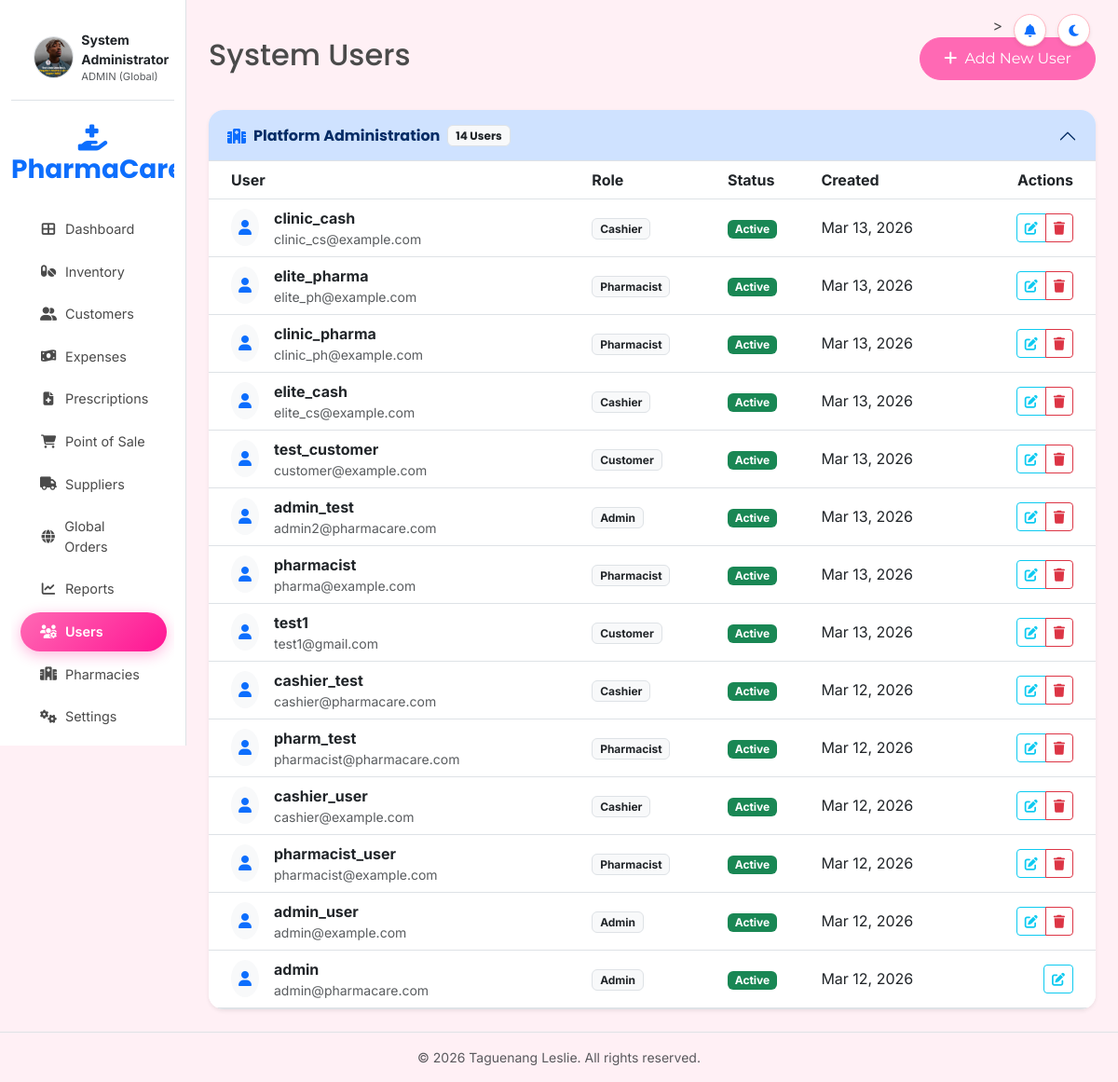
/users.php (signed in), run on the app's committed database.
### tables this page shows
CREATE TABLE IF NOT EXISTS users (
    id INT PRIMARY KEY AUTO_INCREMENT,
    username VARCHAR(50) UNIQUE NOT NULL,
    email VARCHAR(100) UNIQUE NOT NULL,
    password_hash VARCHAR(255) NOT NULL,
    role ENUM('admin', 'pharmacist', 'cashier', 'customer') NOT NULL,
    full_name VARCHAR(100),
    avatar VARCHAR(255),
    pharmacy_id INT,  
    created_at TIMESTAMP DEFAULT CURRENT_TIMESTAMP,
    last_login TIMESTAMP NULL,
    is_active BOOLEAN DEFAULT TRUE,
    last_notif_dismissal TIMESTAMP NULL DEFAULT NULL,
    FOREIGN KEY (pharmacy_id) REFERENCES pharmacies(id) ON DELETE SET NULL
);

### users.php (the view, shortened to what this page needs)
<?php
require_once 'includes/config/database.php';
require_once 'includes/functions/helpers.php';
try {
    $pharmacy_id = $_SESSION['pharmacy_id'];
    if ($pharmacy_id) {
        $stmt = $pdo->prepare("
            SELECT DISTINCT u.*, p.name as pharmacy_name
            FROM users u
            LEFT JOIN pharmacies p ON u.pharmacy_id = p.id
            LEFT JOIN prescriptions rx ON u.id = rx.user_id AND rx.pharmacy_id = ?
            WHERE u.pharmacy_id = ?
               OR (u.role = 'customer' AND rx.id IS NOT NULL)
            ORDER BY u.created_at DESC
        ");
        $stmt->execute([$pharmacy_id, $pharmacy_id]);
    } else {
        $stmt = $pdo->query("SELECT u.*, p.name as pharmacy_name FROM users u LEFT JOIN pharmacies p ON u.pharmacy_id = p.id ORDER BY p.name ASC, u.created_at DESC");
    }
    $users = $stmt->fetchAll();
} catch (PDOException $e) {
    $users = [];
    $all_pharmacies = [];
    $error = "Database error: " . $e->getMessage();
}
include 'includes/templates/header.php';
?>
<div class="d-flex justify-content-between flex-wrap flex-md-nowrap align-items-center pt-3 pb-2 mb-4">
    <h1 class="h2">System Users</h1>
    <div class="btn-toolbar mb-2 mb-md-0">
        <button type="button" class="btn btn-primary" data-bs-toggle="modal" data-bs-target="#userModal">
            <i class="fas fa-plus me-1"></i> Add New User
        </button>
    </div>
</div>
<?php
$grouped_users = [];
$my_pharma = $_SESSION['pharmacy_id'] ?? null;
if (!$my_pharma) {
    foreach ($users as $u) {
        $ph_key = $u['pharmacy_name'] ?: 'Platform Administration';
        $grouped_users[$ph_key][] = $u;
    }
}
?>
<?php if (!$my_pharma): ?>
<div class="accordion border-0 shadow-sm rounded-4 overflow-hidden" id="usersAccordion">
    <?php if (empty($grouped_users)): ?>
        <div class="card border-0 p-5 text-center text-muted">No users found in the system.</div>
    <?php else:
        $uidx = 0;
        foreach ($grouped_users as $ph_name => $items):
            $uidx++;
            $uacc_id = "userCollapse" . $uidx;
    ?>
    <div class="accordion-item border-0 border-bottom">
        <h2 class="accordion-header">
            <button class="accordion-button <?php echo ($uidx > 1) ? 'collapsed' : ''; ?> fw-bold py-3" type="button" data-bs-toggle="collapse" data-bs-target="#<?php echo $uacc_id; ?>">
                <i class="fas fa-hospital me-2 text-primary"></i> <?php echo $ph_name; ?>
                <span class="badge bg-light text-dark border ms-2"><?php echo count($items); ?> Users</span>
            </button>
        </h2>
        <div id="<?php echo $uacc_id; ?>" class="accordion-collapse collapse <?php echo ($uidx == 1) ? 'show' : ''; ?>" data-bs-parent="#usersAccordion">
            <div class="accordion-body p-0">
                <div class="table-responsive">
                    <table class="table table-hover align-middle mb-0">
                        <thead class="bg-light">
                            <tr>
                                <th class="ps-4">User</th>
                                <th>Role</th>
                                <th>Status</th>
                                <th>Created</th>
                                <th class="text-end pe-4">Actions</th>
                            </tr>
                        </thead>
                        <tbody>
                            <?php foreach ($items as $u): ?>
                            <tr>
                                <td class="ps-4">
                                    <div class="d-flex align-items-center">
                                        <div class="bg-light rounded-circle p-2 me-3">
                                            <i class="fas fa-user text-primary"></i>
                                        </div>
                                        <div>
                                            <div class="fw-bold"><?php echo $u['username']; ?></div>
                                            <div class="small text-muted"><?php echo $u['email']; ?></div>
                                        </div>
                                    </div>
                                </td>
                                <td><span class="badge bg-light text-dark border"><?php echo ucfirst($u['role']); ?></span></td>
                                <td>
                                    <?php if ($u['is_active']): ?>
                                        <span class="badge bg-success">Active</span>
                                    <?php else: ?>
                                        <span class="badge bg-danger">Inactive</span>
                                    <?php endif; ?>
                                </td>
                                <td><?php echo date('M d, Y', strtotime($u['created_at'])); ?></td>
                                <td class="text-end pe-4">
                                    <div class="btn-group">
                                        <button class="btn btn-sm btn-outline-info edit-user" data-json='<?php echo json_encode($u); ?>'>
                                            <i class="fas fa-edit"></i>
                                        </button>
                                        <?php if ($u['id'] != $_SESSION['user_id']): ?>
                                        <a href="users.php?delete=<?php echo $u['id']; ?>" class="btn btn-sm btn-outline-danger" onclick="return confirm('Are you sure you want to delete this user?')">
                                            <i class="fas fa-trash"></i>
                                        </a>
                                        <?php endif; ?>
                                    </div>
                                </td>
                            </tr>
                            <?php endforeach; ?>
                        </tbody>
                    </table>
                </div>
            </div>
        </div>
    </div>
    <?php endforeach; endif; ?>
</div>
<?php endif; ?>
<?php
include 'includes/templates/footer.php';
?>

### assets/css/style.css (style rules this page uses)
:root { --primary-color: #FF69B4; --secondary-color: #FFB6C1; --accent-color: #FF1493; --bg-color: #FFF0F5; --text-color: #4A4A4A; --success-color: #98D8C8; --warning-color: #FFD700; --error-color: #FF6B6B; --white: #FFFFFF; --shadow: 0 4px 6px rgba(0, 0, 0, 0.1); --border-radius: 12px; --glass-bg: rgba(255, 255, 255, 0.7); --glass-border: rgba(255, 255, 255, 0.3); }
body { background-color: var(--bg-color); color: var(--text-color); font-family: 'Inter', sans-serif; margin: 0; padding: 0; }
h1, h2, h3, h4, h5, h6 { font-family: 'Poppins', sans-serif; font-weight: 700; color: var(--accent-color); }
.btn-primary { background-color: var(--primary-color); border-color: var(--primary-color); border-radius: 50px; padding: 10px 25px; font-family: 'Montserrat', sans-serif; transition: all 0.3s ease; }

### data on the page
users: username "clinic_cash", email "clinic_cs@example.com", role "Cashier", is_active "Active", created_at "Mar 13, 2026"
users: username "elite_pharma", email "elite_ph@example.com", role "Pharmacist", is_active "Active", created_at "Mar 13, 2026"
users: username "clinic_pharma", email "clinic_ph@example.com", role "Pharmacist", is_active "Active", created_at "Mar 13, 2026"
users: username "elite_cash", email "elite_cs@example.com", role "Cashier", is_active "Active", created_at "Mar 13, 2026"
users: username "test_customer", email "customer@example.com", role "Customer", is_active "Active", created_at "Mar 13, 2026"
users: username "admin_test", email "admin2@pharmacare.com", role "Admin", is_active "Active", created_at "Mar 13, 2026"
users: username "pharmacist", email "pharma@example.com", role "Pharmacist", is_active "Active", created_at "Mar 13, 2026"
users: username "test1", email "test1@gmail.com", role "Customer", is_active "Active", created_at "Mar 13, 2026"
users: username "cashier_test", email "cashier@pharmacare.com", role "Cashier", is_active "Active", created_at "Mar 12, 2026"
users: username "pharm_test", email "pharmacist@pharmacare.com", role "Pharmacist", is_active "Active", created_at "Mar 12, 2026"
users: username "cashier_user", email "cashier@example.com", role "Cashier", is_active "Active", created_at "Mar 12, 2026"
users: username "pharmacist_user", email "pharmacist@example.com", role "Pharmacist", is_active "Active", created_at "Mar 12, 2026"
users: username "admin_user", email "admin@example.com", role "Admin", is_active "Active", created_at "Mar 12, 2026"
users: username "admin", email "admin@pharmacare.com", role "Admin", is_active "Active", created_at "Mar 12, 2026"

### other printed values
$_SESSION['full_name'] "System Administrator"
$_SESSION['role'] "ADMIN"
__('dashboard') "Dashboard"
__('inventory') "Inventory"
__('customers') "Customers"
__('expenses') "Expenses"
__('prescriptions') "Prescriptions"
__('pos') "Point of Sale"
__('suppliers') "Suppliers"
__('reports') "Reports"
__('users') "Users"
__('settings') "Settings"
$ph_name "Platform Administration"
count($items) "14"
COPYRIGHT_YEAR "2026"
